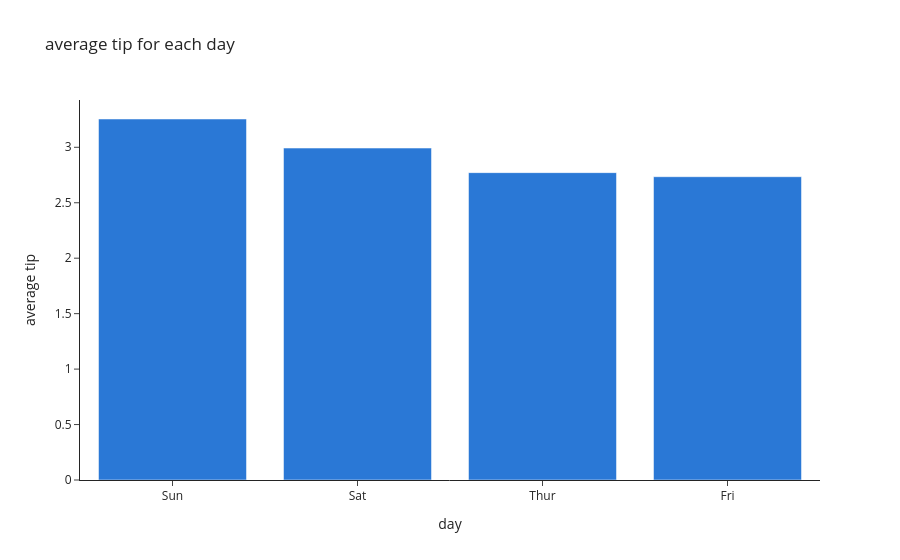
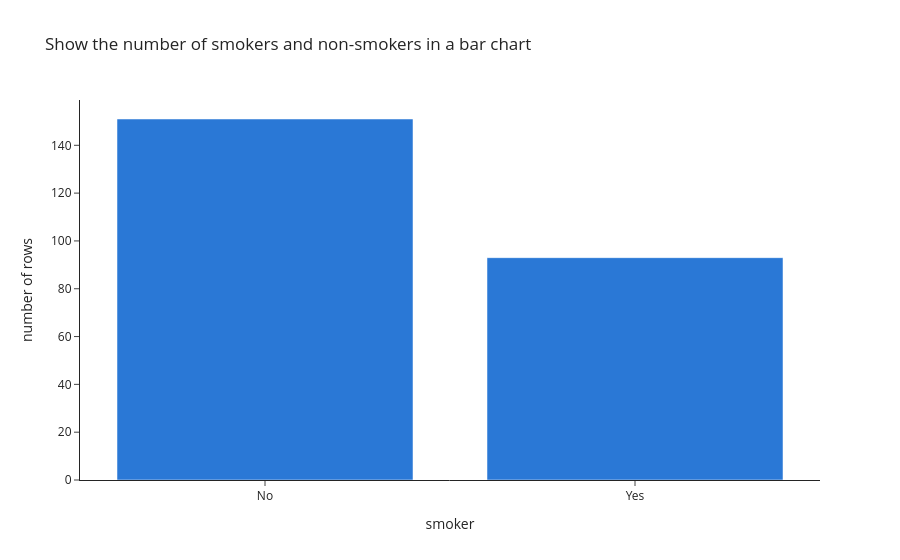
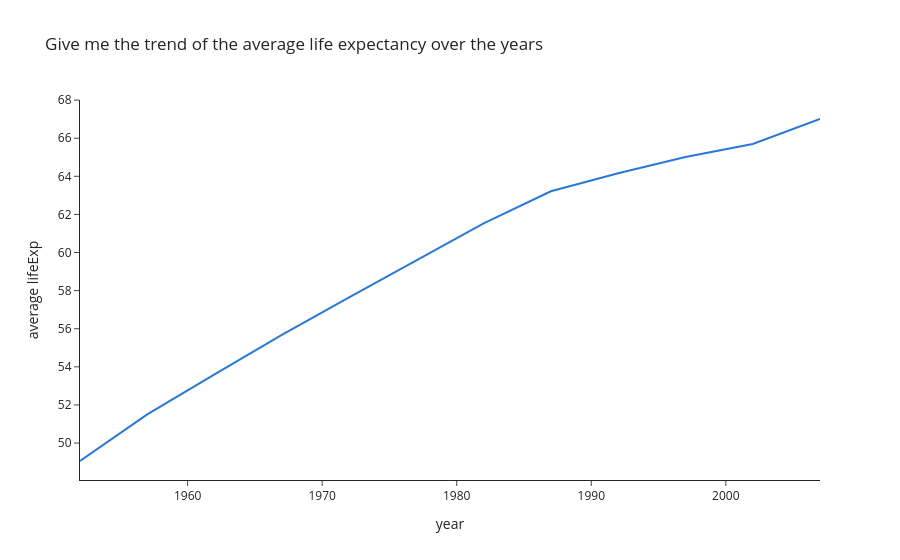
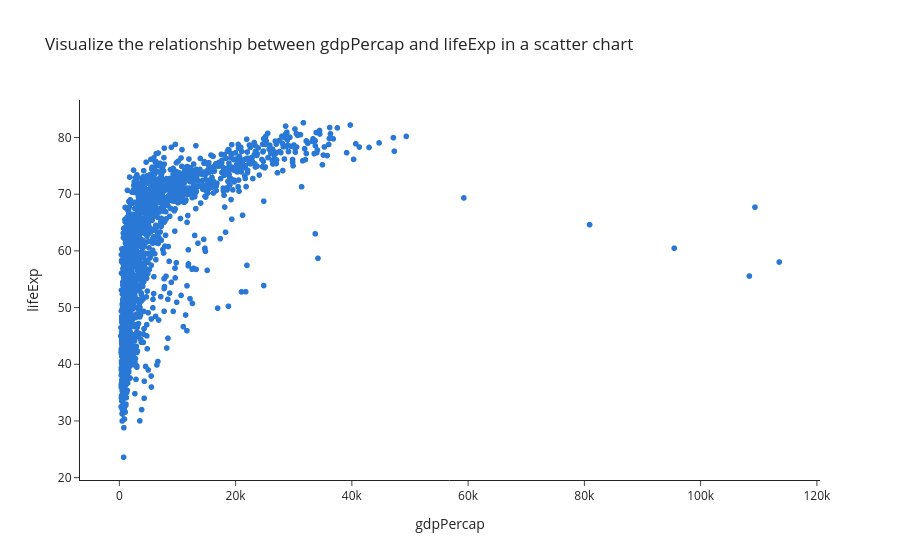

Notebook code cell kept with these figures, in order:
### Markdown cell above
## 30. Demo of the best model

The fine-tuned + schema model answers questions about real CSV files: the JSON spec, a plain-English reading and an interactive Plotly chart for each, plus one static figure for the report. Change `DEMO` to try other questions or tables.

### Code cell
DEMO_SYSTEM = "ft_schema"
DEMO = [("tips", "average tip for each day"),
        ("tips", "Show the number of smokers and non-smokers in a bar chart"),
        ("gapminder", "Give me the trend of the average life expectancy over the years"),
        ("gapminder", "Visualize the relationship between gdpPercap and lifeExp in a scatter chart"),
        ("stocks", "Show the trend of AAPL over date"),
        ("gapminder", "What is the maximum lifeExp for each continent? Order by the y axis in descending order")]
# Informal questions the model gets wrong are analysed in sections 27-29 (e.g. "how many parties came for lunch and dinner").
predict = build_system(DEMO_SYSTEM, project)
demo_results = []
for table_name, question in DEMO:
    table = pd.read_csv(PATHS["handwritten_dir"] / f"{table_name}.csv")
    figure, result = visualise(question, table, predict, table_name)
    if figure is not None:
        figure.show()
    demo_results.append(result)
    print()
display(Image(plot_demo(demo_results)))

### Figure 1 — Plotly figure (JSON) as saved in the notebook; plotly's stock layout.template omitted (floating-point values rounded to 4 significant figures)
{"data": [{"hovertemplate": "day=%{x}<br>average tip=%{y}<extra></extra>", "legendgroup": "", "marker": {"color": "#2a78d6", "pattern": {"shape": ""}}, "name": "", "orientation": "v", "showlegend": false, "textposition": "auto", "type": "bar", "x": ["Sun", "Sat", "Thur", "Fri"], "xaxis": "x", "y": [3.255, 2.993, 2.771, 2.735], "yaxis": "y"}], "layout": {"barmode": "relative", "legend": {"tracegroupgap": 0}, "title": {"text": "average tip for each day"}, "xaxis": {"anchor": "y", "domain": [0.0, 1.0], "title": {"text": "day"}}, "yaxis": {"anchor": "x", "domain": [0.0, 1.0], "title": {"text": "average tip"}}}}

### Figure 2 — Plotly figure (JSON) as saved in the notebook; plotly's stock layout.template omitted (floating-point values rounded to 4 significant figures)
{"data": [{"hovertemplate": "smoker=%{x}<br>number of rows=%{y}<extra></extra>", "legendgroup": "", "marker": {"color": "#2a78d6", "pattern": {"shape": ""}}, "name": "", "orientation": "v", "showlegend": false, "textposition": "auto", "type": "bar", "x": ["No", "Yes"], "xaxis": "x", "y": [151, 93], "yaxis": "y"}], "layout": {"barmode": "relative", "legend": {"tracegroupgap": 0}, "title": {"text": "Show the number of smokers and non-smokers in a bar chart"}, "xaxis": {"anchor": "y", "domain": [0.0, 1.0], "title": {"text": "smoker"}}, "yaxis": {"anchor": "x", "domain": [0.0, 1.0], "title": {"text": "number of rows"}}}}

### Figure 3 — Plotly figure (JSON) as saved in the notebook; plotly's stock layout.template omitted (floating-point values rounded to 4 significant figures)
{"data": [{"hovertemplate": "year=%{x}<br>average lifeExp=%{y}<extra></extra>", "legendgroup": "", "line": {"color": "#2a78d6", "dash": "solid"}, "marker": {"symbol": "circle"}, "mode": "lines", "name": "", "orientation": "v", "showlegend": false, "type": "scatter", "x": [1952, 1957, 1962, 1967, 1972, 1977, 1982, 1987, 1992, 1997, 2002, 2007], "xaxis": "x", "y": [49.06, 51.51, 53.61, 55.68, 57.65, 59.57, 61.53, 63.21, 64.16, 65.01, 65.69, 67.01], "yaxis": "y"}], "layout": {"legend": {"tracegroupgap": 0}, "title": {"text": "Give me the trend of the average life expectancy over the years"}, "xaxis": {"anchor": "y", "domain": [0.0, 1.0], "title": {"text": "year"}}, "yaxis": {"anchor": "x", "domain": [0.0, 1.0], "title": {"text": "average lifeExp"}}}}

### Figure 4 — Plotly figure (JSON) as saved in the notebook; plotly's stock layout.template omitted (floating-point values rounded to 4 significant figures; data arrays with more than 128 entries replaced by an {"elided": "..."} marker saying what was removed)
{"data": [{"hovertemplate": "gdpPercap=%{x}<br>lifeExp=%{y}<extra></extra>", "legendgroup": "", "marker": {"color": "#2a78d6", "symbol": "circle"}, "mode": "markers", "name": "", "showlegend": false, "type": "scattergl", "x": {"elided": "1704 float values"}, "xaxis": "x", "y": {"elided": "1704 float values"}, "yaxis": "y"}], "layout": {"legend": {"tracegroupgap": 0}, "title": {"text": "Visualize the relationship between gdpPercap and lifeExp in a scatter chart"}, "xaxis": {"anchor": "y", "domain": [0.0, 1.0], "title": {"text": "gdpPercap"}}, "yaxis": {"anchor": "x", "domain": [0.0, 1.0], "title": {"text": "lifeExp"}}}}
